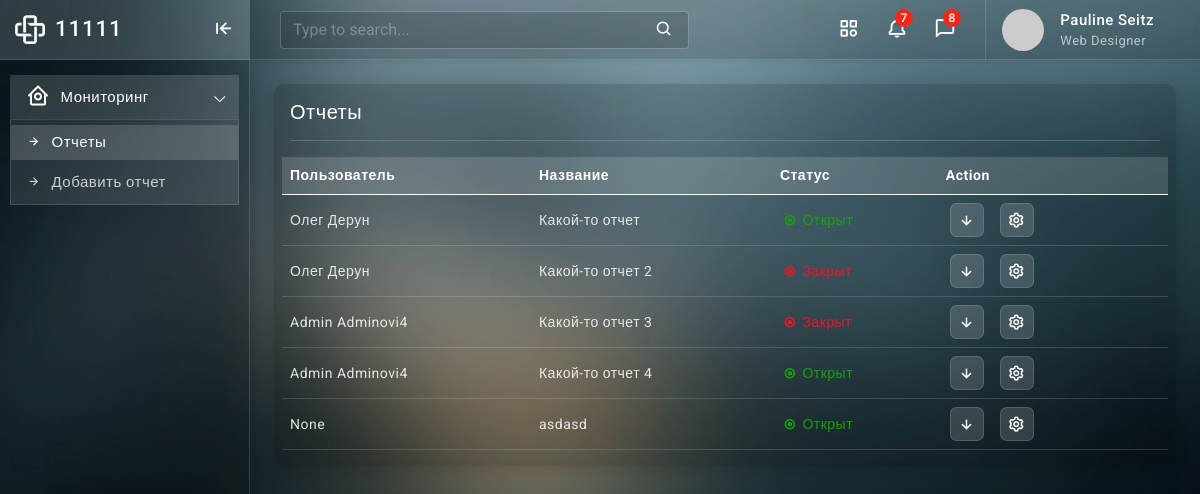
Before: / with the older database file.
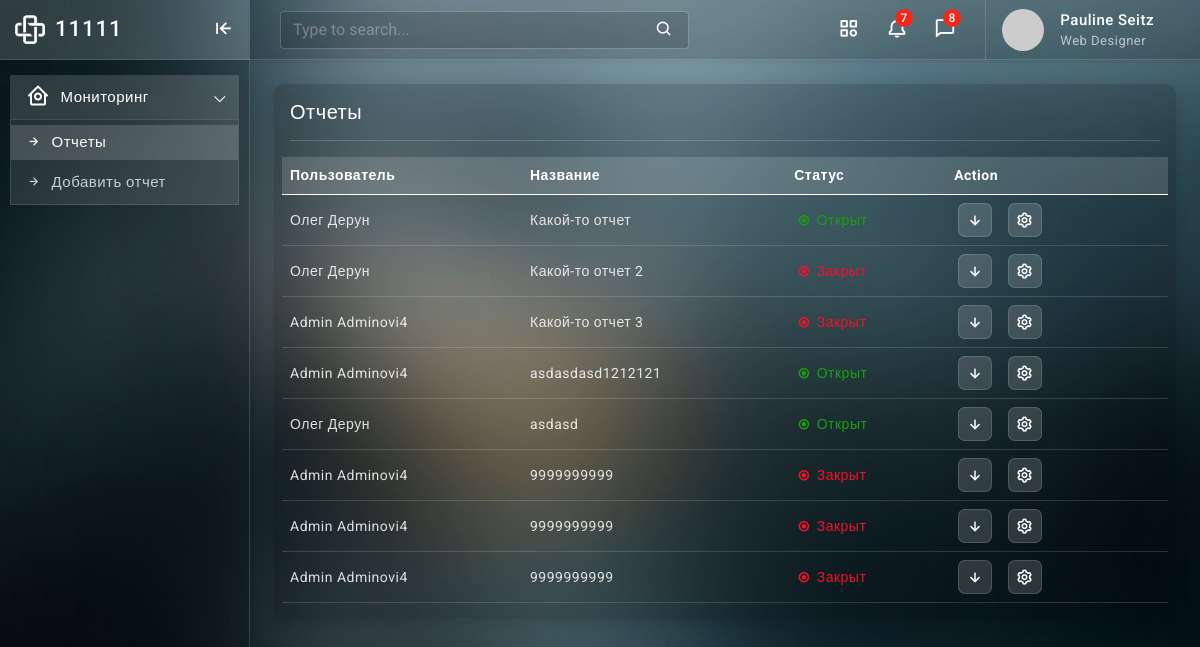
After: the same page with the newer database file.
### notes/models.py (models this page shows, shortened)
class Note(models.Model):
    title = models.CharField("Заголовок", max_length=100)
    user = models.ForeignKey('NoteAuthor', on_delete=models.SET_NULL, blank=True, null=True, verbose_name='Пользователь')
    created = models.DateField("Создана", auto_now=True)
    status = models.BooleanField("Закрыто?", default=False)
    textarea = models.TextField("Поле для отчета", max_length=1000)
    class Meta:
        verbose_name = 'Отчет'
        verbose_name_plural = 'Отчеты'
    def get_absolute_url(self):
        return reverse('note-detail', args=[str(self.id)])

class NoteAuthor(models.Model):
    name = models.CharField("Имя", max_length=20)
    surname = models.CharField("Фамилия", max_length=20)
    post = models.CharField(max_length=1, choices=POST_CHOICES, default="Оператор", verbose_name="Должность")
    class Meta:
        verbose_name = 'Пользователь'
        verbose_name_plural = 'Пользователи'
    def __str__(self):
        return '{0} {1}'.format (self.name, self.surname)

### notes/views.py (the view)
# urls.py: path('', views.NoteListView.as_view(), name='notes'),
class NoteListView(generic.ListView):
    model = Note
    template_name = 'notes/note_list.html'
    paginate_by = 20
    def get_queryset(self):
        return Note.objects.all()

### templates/notes/note_list.html (shortened to what this page needs)
{% extends 'notes/layout.html' %}
{% block content %}
<div class="page-wrapper">
  <div class="page-content">
    <div class="row">
      <div class="col col-lg-12 mx-auto">
        <div class="card radius-10">
          <div class="card-body">
            <div class="d-flex align-items-center">
              <div>
                <h5 class="mb-0">Отчеты</h5>
              </div>
            </div>
            <hr />
            <div class="row row-cols-auto g-3">
              <table class="table align-middle mb-0">
                <thead class="table-light">
                  <tr>
                    <th>Пользователь</th>
                    <th>Название</th>
                    <th>Статус</th>
                    <th>Action</th>
                  </tr>
                </thead>
                <tbody>
                  {% for note in note_list %}
                  <tr>
                    <td>{{ note.user }}</td>
                    <td>{{ note.title }}
                    </td>
                    <td>
                      <div
                        class="{% if note.status == True %} d-flex align-items-center text-danger {% else %} d-flex align-items-center text-success {% endif %}">
                        <i class='bx bx-radio-circle-marked bx-burst bx-rotate-90 align-middle font-18 me-1'></i>
                        <span>{{ note.status|yesno:"Закрыт, Открыт" }}</span>
                      </div>
                    </td>
                    <td>
                      <div style="left: -20px;" class="btn-group">
                        <div class="d-flex order-actions">
                          <a href="{{ note.get_absolute_url }}" class="ms-4"><i class='bx bx-down-arrow-alt'></i></a>
                        </div>
                        <div class="d-flex order-actions" data-bs-toggle="dropdown"><a href="" class=""><i
                              class="bx bx-cog"></i></a></div>
                      </div>
                    </td>
                  </tr>
                  {% endfor %}
                </tbody>
              </table>
            </div>
          </div>
        </div>
      </div>
    </div>
  </div>
  {% endblock  %}

### templates/notes/layout.html (shortened to what this page needs)
{% load static %}
<!doctype html>
<html lang="en">
<head>
	<link href="{% static 'notes/plugins/simplebar/css/simplebar.css' %}" rel="stylesheet" />
	<link href="{% static 'notes/plugins/perfect-scrollbar/css/perfect-scrollbar.css' %}" rel="stylesheet" />
	<link href="{% static 'notes/plugins/metismenu/css/metisMenu.min.css' %}" rel="stylesheet" />
	<link href="{% static 'notes/plugins/datatable/css/dataTables.bootstrap5.min.css' %}" rel="stylesheet" />
	<link href="{% static 'notes/css/pace.min.css' %}" rel="stylesheet" />
	<link href="{% static 'notes/css/bootstrap.min.css' %}" rel="stylesheet">
	<link href="{% static 'notes/css/app.css' %}" rel="stylesheet">
	<link href="{% static 'notes/css/icons.css' %}" rel="stylesheet">
</head>
<body class="bg-theme bg-theme2">
	<div class="wrapper">
		<div class="sidebar-wrapper" data-simplebar="true">
			<div class="sidebar-header">
				<div>
					<img src="{% static 'notes/images/logo-icon.png' %}" class="logo-icon" alt="logo icon">
				</div>
				<div>
					<h6 class="logo-text">11111</h6>
				</div>
				<div class="toggle-icon ms-auto"><i class='bx bx-arrow-to-left'></i>
				</div>
			</div>
			<ul class="metismenu" id="menu">
				<li>
					<a href="javascript:;" class="has-arrow">
						<div class="parent-icon"><i class='bx bx-home-circle'></i>
						</div>
						<div class="menu-title">Мониторинг</div>
					</a>
					<ul>
						<li><a href={% url 'notes' %}><i class="bx bx-right-arrow-alt"></i>Отчеты</a></li>
						<li><a href={% url 'create' %}><i class="bx bx-right-arrow-alt"></i>Добавить отчет</a></li>
					</ul>
				</li>
			</ul>
		</div>
		<header>
			<div class="topbar d-flex align-items-center">
				<nav class="navbar navbar-expand">
					<div class="search-bar flex-grow-1">
						<div class="position-relative search-bar-box">
							<input type="text" class="form-control search-control" placeholder="Type to search..."> <span class="position-absolute top-50 search-show translate-middle-y"><i class='bx bx-search'></i></span>
						</div>
					</div>
					<div class="top-menu ms-auto">
						<ul class="navbar-nav align-items-center">
							<li class="nav-item dropdown dropdown-large">
								<a class="nav-link dropdown-toggle dropdown-toggle-nocaret" href="#" role="button" data-bs-toggle="dropdown" aria-expanded="false">	<i class='bx bx-category'></i>
								</a>
							</li>
							<li class="nav-item dropdown dropdown-large">
								<a class="nav-link dropdown-toggle dropdown-toggle-nocaret position-relative" href="#" role="button" data-bs-toggle="dropdown" aria-expanded="false"> <span class="alert-count">7</span>
									<i class='bx bx-bell'></i>
								</a>
							</li>
							<li class="nav-item dropdown dropdown-large">
								<a class="nav-link dropdown-toggle dropdown-toggle-nocaret position-relative" href="#" role="button" data-bs-toggle="dropdown" aria-expanded="false"> <span class="alert-count">8</span>
									<i class='bx bx-comment'></i>
								</a>
							</li>
						</ul>
					</div>
					<div class="user-box dropdown">
						<a class="d-flex align-items-center nav-link dropdown-toggle dropdown-toggle-nocaret" href="#" role="button" data-bs-toggle="dropdown" aria-expanded="false">
							<img src="https://via.placeholder.com/110x110" class="user-img" alt="user avatar">
							<div class="user-info ps-3">
								<p class="user-name mb-0">Pauline Seitz</p>
								<p class="designattion mb-0">Web Designer</p>
							</div>
						</a>
					</div>
				</nav>
			</div>
		</header>
		{% block content %}
		{% endblock  %}
	</div>
</body>
</html>

Changed rows visible on the page:
changed Note: title "Какой-то отчет 4" → "asdasdasd1212121"
changed Note "asdasd": user "None" → "Олег Дерун"
added Note: user "Admin Adminovi4", title "9999999999", status "Закрыт"
added Note: user "Admin Adminovi4", title "9999999999", status "Закрыт"
added Note: user "Admin Adminovi4", title "9999999999", status "Закрыт"
